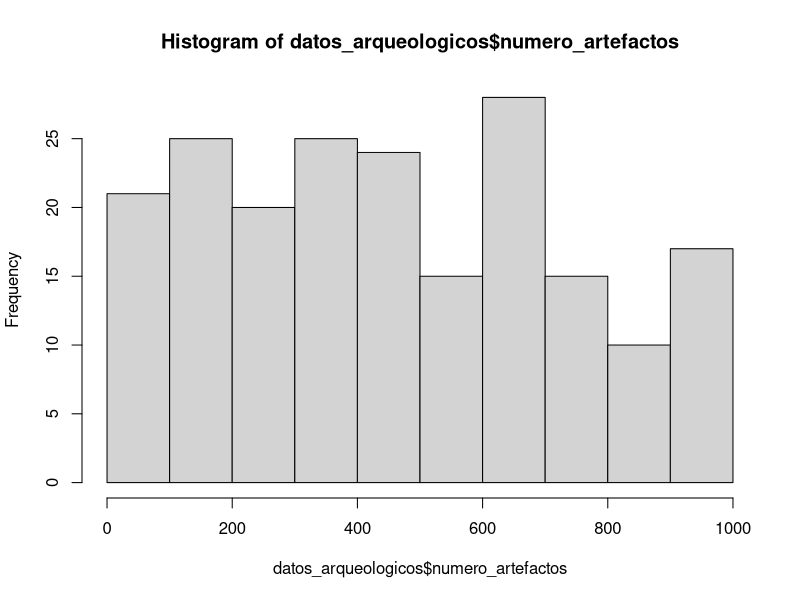
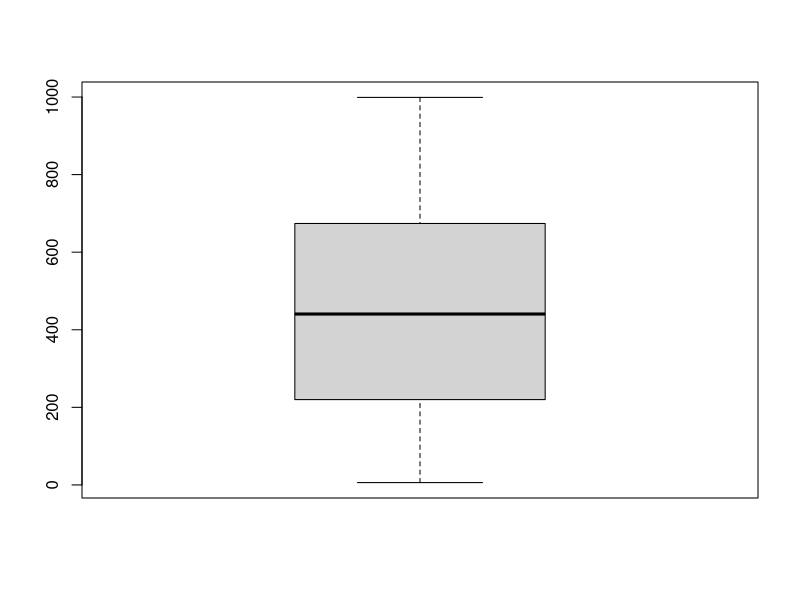

These figures' R source, in order: (Note: this script raises an error after producing the figures.)
#Practica 5.
#Manuel Tristán Martín Ruiz

#Ej.1
set.seed(123)

n_registros <- 200

yacimientos <- sample(paste0("Site", 1:10),n_registros, replace = TRUE)
tipo_artefactos <- sample(c("Pottery","Tools","Jewerly","Weapons"), n_registros, replace = TRUE)
numero_artefactos <- sample(1:1000, n_registros, replace = TRUE)
contexto <- sample(c("Habitacional","Funerario","Otros"), n_registros, replace = TRUE)
latitud <- sample(0:90, n_registros, replace = TRUE)
longitud <- sample(-180:180, n_registros, replace = TRUE)

datos_arqueologicos <- data.frame(
  yacimientos = yacimientos,
  tipo_artefactos = tipo_artefactos,
  numero_artefactos = numero_artefactos,
  contexto = contexto,
  latitud = latitud,
  longitud =longitud
)
print(datos_arqueologicos)
View(datos_arqueologicos)

#Ej.2
media_numero_artefactos <- mean(datos_arqueologicos$numero_artefactos)
print(media_numero_artefactos)

primer_cuartil <- quantile(datos_arqueologicos$numero_artefactos, probs = 0.25)
print(primer_cuartil)
segundo_cuartil <- quantile(datos_arqueologicos$numero_artefactos, probs = 0.5)
print(segundo_cuartil)
tercer_cuartil <- quantile(datos_arqueologicos$numero_artefactos, probs = 0.75)
print(tercer_cuartil)
cuarto_cuartil <- quantile(datos_arqueologicos$numero_artefactos, probs = 1)
print(cuarto_cuartil)

#Ej.3
hist(datos_arqueologicos$numero_artefactos)
mean(datos_arqueologicos$numero_artefactos)
median(datos_arqueologicos$numero_artefactos)
#Al ser la media y la mediana iguales, hablamos de una distribución de frecuencias simétrica o normal. 

#Ej.4
library(ggplot2)
boxplot(datos_arqueologicos$numero_artefactos)
#Los cuantiles antes calculados Q1, Q2, Q3 y Q4 muestran que estamos ante una distribución simétrica, distibuidos grosso modo, un cuarto de los datos por debajo del 25%, un cuarto de los datos por encima del 75% y la mitad de los datos entre Q1 y Q2

#Ej.5
datos_arqueologicos$yacimientos <- factor(datos_arqueologicos$yacimientos, levels = paste0("Site", 1:10))
agregado_num_arte_yacimiento <- aggregate(numero_artefactos ~ yacimientos, data = datos_arqueologicos, FUN = mean)
max_agregado_num_artefactos 


barplot(table(datos_arqueologicos$numero_artefactos,datos_arqueologicos$yacimientos), main = "Número medio de artefactos")

#Ej.6
ggplot(datos_arqueologicos, aes(x = longitud, y = latitud)) +
  geom_bin2d() +
  labs(title = "Mapa de calor de artefactos", x = "Longitud", y = "Latitud")

#Ej.7
artefactos_totales <- sum(datos_arqueologicos$numero_artefactos)
print(artefactos_totales)

#Ej.8
mediana_artefactos <- median(datos_arqueologicos$numero_artefactos)
print(mediana_artefactos)

#Ej.9
desviacion_estandar_artefactos <- sd(datos_arqueologicos$numero_artefactos)
print(desviacion_estandar_artefactos)

#Ej.10
which.max(datos_arqueologicos$numero_artefactos)

#Ej.11
tabla_resumen <- data.frame(
  media = media_numero_artefactos,
  mediana = mediana_artefactos,
  desviacion_estandar = desviacion_estandar_artefactos
)
print(tabla_resumen)
View(tabla_resumen)

#Ej.12
boxplot(datos_arqueologicos$numero_artefactos, datos_arqueologicos$yacimientos)
